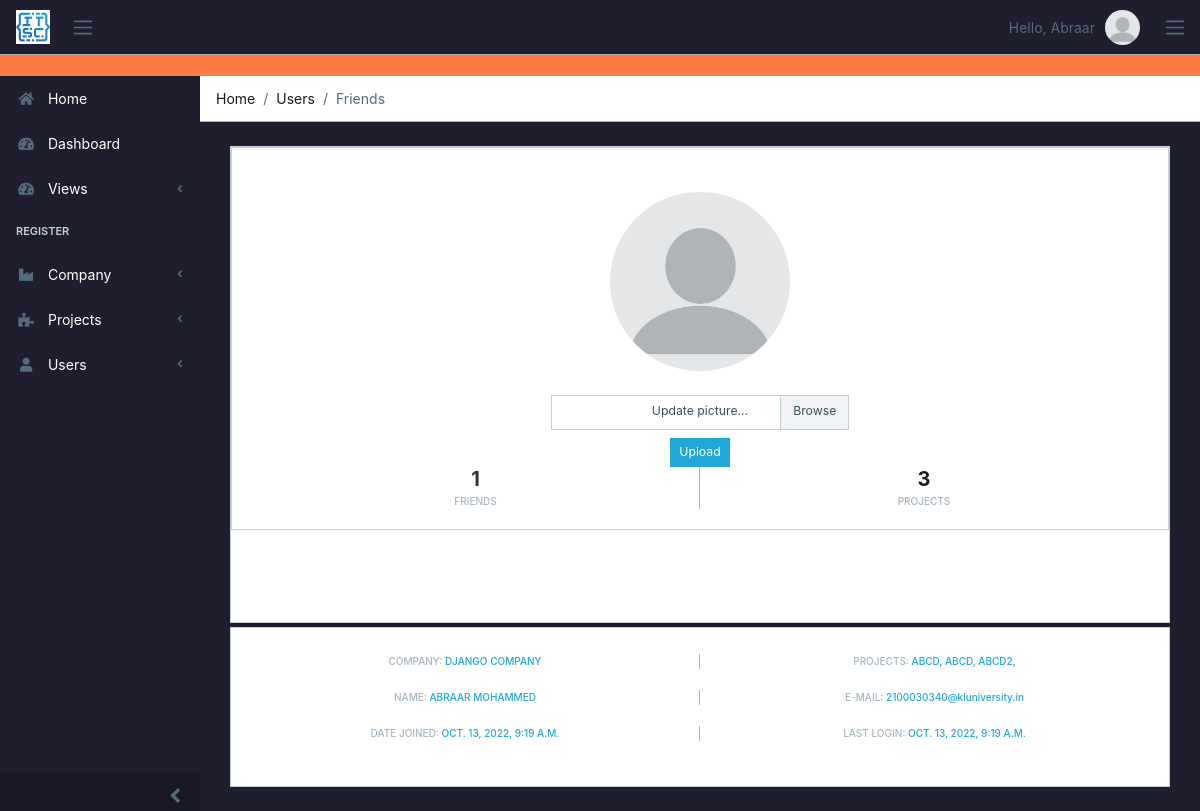
The page /register/users/profile (signed in) on the database its author committed.
### register/models.py (models this page shows, shortened)
class UserProfile(models.Model):
    user    = models.ForeignKey(User, on_delete=models.CASCADE)
    company = models.ForeignKey(Company, on_delete=models.CASCADE)
    project = models.ManyToManyField(Project, blank=True)
    friends = models.ManyToManyField('self', blank=True)
    img    = models.ImageField(upload_to='core/avatar', blank=True, default='core/avatar/blank_profile.png')

class Company(models.Model):
    social_name = models.CharField(max_length=80)
    name = models.CharField(max_length=80)
    email = models.EmailField()
    class Meta:
        verbose_name_plural = 'Companies'
        ordering = ('name',)
    def __str__(self):
        return (self.name)

### projects/models.py (models this page shows, shortened)
class Project(models.Model):
    name = models.CharField(max_length=80)
    slug = models.SlugField('shortcut', blank=True)
    assign = models.ManyToManyField(User)
    status = models.CharField(max_length=7, choices=status, default=1)
    dead_line = models.DateField()
    company = models.ForeignKey('register.Company', on_delete=models.CASCADE)
    complete_per = models.FloatField(max_length=2, validators = [MinValueValidator(0), MaxValueValidator(100)])
    description = models.TextField(blank=True)
    add_date = models.DateField(auto_now_add=True)
    upd_date = models.DateField(auto_now_add=False, auto_now=True)
    class Meta:
        ordering = ['name']

### register/views.py (the view)
# urls.py: path('users/profile', views.profile, name='profile'),
def profile(request):
    if request.method == 'POST':
        img_form = ProfilePictureForm(request.POST, request.FILES)
        print('PRINT 1: ', img_form)
        context = {'img_form' : img_form }
        if img_form.is_valid():
            img_form.save(request)
            updated = True
            context = {'img_form' : img_form, 'updated' : updated }
            return render(request, 'register/profile.html', context)
        else:
            return render(request, 'register/profile.html', context)
    else:
        img_form = ProfilePictureForm()
        context = {'img_form' : img_form }
        return render(request, 'register/profile.html', context)

### register/templates/register/profile.html (shortened to what this page needs)
¸{% extends 'core/base.html' %}
{% load staticfiles %}
{% block breadcrumb %}
        <li class="breadcrumb-item">Home</li>
        <li class="breadcrumb-item">Users</li>
        <li class="breadcrumb-item active">Friends</li>
{% endblock breadcrumb%}
{% block content %}
<div class="container-fluid">
    <div id="ui-view" style="opacity: 1;">
        <div class="animated fadeIn">
            <div class="row">
                <div class="col-12">
                    <div class="social-box" style="height:110%">
                        <div class="card">
                            <div class="card-body">
                                <img src="{{ logged_user.img.url }}" class="img-avatar m-4" alt="{{ user }}" width="20%">
                                <br>
                                <form action="" method="POST" enctype="multipart/form-data">
                                    <div class="custom-file col-md-4">
                                        <label class="custom-file-label btn-sm" for="validatedCustomFile">Update picture...</label>
                                        <div>
                                            <button class="btn btn-primary btn-sm my-2" type="submit">Upload</button>
                                        </div>
                                    </div>
                                </form>
                                <ul class="mt-4">
                                    <li>
                                        <a href="{% url 'register:user' profile_id=logged_user.id %}" class="text-dark">
                                            <strong>{{ logged_user.friends.all.count }}</strong>
                                        </a>
                                        <span>friends</span>
                                    </li>
                                    <li>
                                        <strong>{{ logged_user.user.project_set.all.count }}</strong>
                                        <span>projects</span>
                                    </li>
                                </ul>
                            </div>
                        </div>
                    </div>
                </div>
            </div>
            <div class="row mt-5">
                <div class="col-12">
                    <div class="social-box" style="">
                        <ul class="mt-3">
                            <li><span>Company: <a href="">{{ logged_user.company }}</a></span></li>
                            <li><span>Projects:
                                    {% for project in logged_user.user.project_set.all %}
                                        <a href="">{{ project.name }},</a>
                                    {% endfor %}
                                </span>
                            </li>
                        </ul>
                        <ul>
                            <li><span>Name: <a href="">{{ logged_user.user.get_full_name }}</a></span></li>
                            <li><span>e-mail: <span class="text-blue text-lowercase">{{ logged_user.user.email }}</span></span>
                            </li>
                        </ul>
                        <ul>
                            <li><span>Date joined: <span class="text-blue">{{ logged_user.user.date_joined }}</span></span></li>
                            <li><span>Last login: <span class="text-blue">{{ logged_user.user.last_login }}</span></span>
                            </li>
                        </ul>
                    </div>
                </div>
            </div>
        </div>
    </div>
</div>
{% endblock %}

### core/templates/core/base.html (shortened to what this page needs)
{% load static %}
<!DOCTYPE html>
<html lang="en">
<head>
  <link rel="stylesheet" href="https://use.fontawesome.com/releases/v5.0.9/css/all.css">
  <link href="{% static 'core/css/simple-line-icons.min.css' %}" rel="stylesheet">
  <link href="{% static 'core/css/estilo.css' %}" rel="stylesheet">
  <link href="{% static 'core/css/style.css' %}" rel="stylesheet">
</head>
{% block body %}
<body class="app header-fixed sidebar-fixed aside-menu-fixed aside-menu-hidden" style="background-color: #ff7b44">
  <header class="app-header navbar" style="background-color: #1f1e2f">
    <img src="{% static 'core/img/logos/title.jpg' %}" alt="" class="brand-gui ml-2 d-none d-sm-block p-2">
    <button class="navbar-toggler sidebar-toggler d-md-down-none" type="button">
      <span class="navbar-toggler-icon"></span>
    </button>
    <ul class="nav navbar-nav ml-auto">
      {% if user.is_authenticated %}
      <li class="text-muted">Hello, {{ user.first_name }}</li>
      {% else %}
      <li class="text-muted">
        <a href="{% url 'core:login' %}">Sign in</a>
      </li>
      {% endif %}
      <li class="nav-item dropdown">
        <a class="nav-link" data-toggle="dropdown" href="#" role="button" aria-haspopup="true" aria-expanded="false">
          {% if user.is_authenticated %}
          <img src="{{ logged_user.img.url }}" class="img-avatar" alt="{{ user }}">
          {% else %}
          <img src="{% static 'core/img/avatar/blank_profile.png' %}" class="img-avatar" alt="{{ user }}">
          {% endif %}
        </a>
      </li>
    </ul>
    <button class="navbar-toggler aside-menu-toggler" type="button">
      <span class="navbar-toggler-icon"></span>
    </button>
  </header>
  <div class="app-body" style="background-color: #1f1e2f">
    <div class="sidebar" style="background-color: #1f1e2f">
      <nav class="sidebar-nav" style="background-color: #1f1e2f">
        <ul class="nav">
          <li class="nav-item"style="background-color: #1f1e2f">
            <a class="nav-link" style="background-color: #1f1e2f" href="{% url 'core:index' %}"><i class="fa fa-home"></i> Home </a>
          </li>
          <li class="nav-item">
            <a class="nav-link" href="{% url 'core:dashboard' %}"><i class="fa fa-tachometer-alt"></i> Dashboard</a>
          </li>
          <li class="nav-item nav-dropdown">
            <a class="nav-link nav-dropdown-toggle" href="#"><i class="fa fa-tachometer-alt"></i> Views</a>
          </li>
          <li class="nav-title">
            Register
          </li>
          <li class="nav-item nav-dropdown">
            <a class="nav-link nav-dropdown-toggle" href="#"><i class="fa fa-industry"></i> Company</a>
          </li>
          <li class="nav-item nav-dropdown">
            <a class="nav-link nav-dropdown-toggle" href="#"><i class="fa fa-puzzle-piece"></i> Projects</a>
          </li>
          <li class="nav-item nav-dropdown">
            <a class="nav-link nav-dropdown-toggle" href="#"><i class="fa fa-user"></i> Users</a>
          </li>
            </ul>
      </nav>
      <button class="sidebar-minimizer brand-minimizer" type="button"></button>
    </div>
    <main class="main">
      <ol class="breadcrumb" style= background-color: #ce51df">
        {% block breadcrumb %}{% endblock breadcrumb%}
      </ol>
{% block content %}
{% endblock %}
    </main>
</body>
{% endblock body %}
</html>

### core/static/core/css/estilo.css (style rules this page uses)
.brand-gui { width: 50px; position: relative; }

### rows shown on the page
UserProfile: img (placeholder picture), friends.all.count "1", user.project_set.all.count "3", company "DJANGO COMPANY", user.get_full_name "ABRAAR MOHAMMED", user.email "2100030340@kluniversity.in", user.date_joined "OCT. 13, 2022, 9:19 A.M.", user.last_login "OCT. 13, 2022, 9:19 A.M."
Project: name "ABCD"
Project: name "ABCD"
Project: name "ABCD2"

### other values the page prints
{{ user.first_name }} "Abraar"
